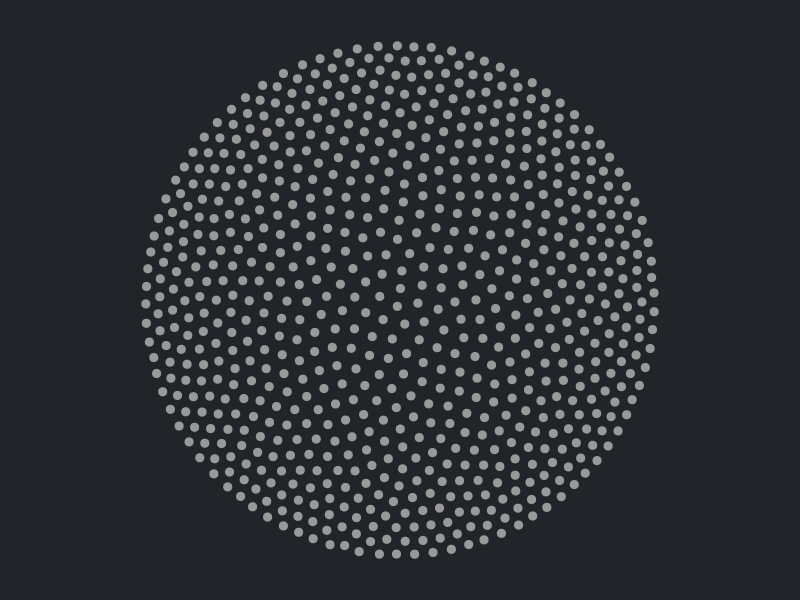

Reproduce this figure in R.
library(igraph)
library(magrittr)

set.seed(1234)
g = erdos.renyi.game(750,.01,"gnp")
V(g)$size <- 4
V(g)$frame.color <- rgb(33, 37, 41, maxColorValue = 255)
V(g)$color <- rgb(153,153,153,maxColorValue = 255)
V(g)$label <- ""
E(g)$arrow.mode <- 0
g <- delete.edges(g,E(g))



png("static/img/logo.png", width=1024, height=1024, units="px", res=300)
par(bg=rgb(33, 37, 41, maxColorValue = 255))
par(mar=c(1,1,1,1))
plot(g,layout=layout_nicely(g))
dev.off()
